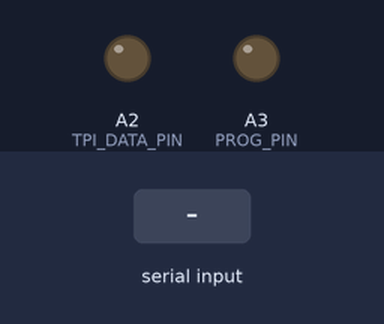
A sketch run on a simulated Arduino Uno, built with avr-gcc and run on an emulated ATmega328P. Parts: output pins drawn as LEDs (lit = HIGH). The test bench sets the inputs (shaded band). Pins used as bus, display or sensor lines are not drawn; what the sketch prints to the serial monitor is not drawn.

Above: at 1.2 s.
1.3 s: "S90\n" received over Serial
At 2.6 s:
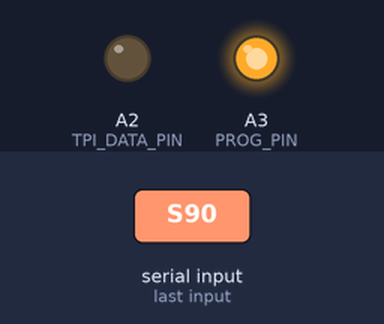
2.9 s: "X90\n" received over Serial
At 3.17 s:
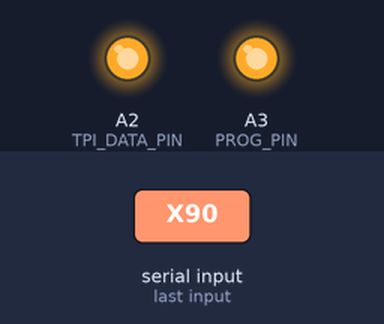
4.7 s: "R90\n" received over Serial
At 6.3 s:
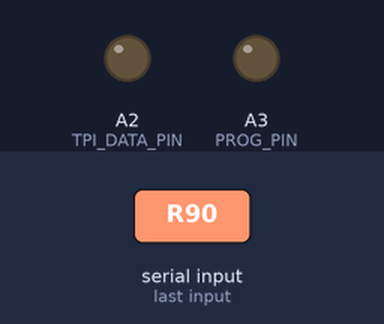
6.6 s: "S" received over Serial
At 7.9 s:
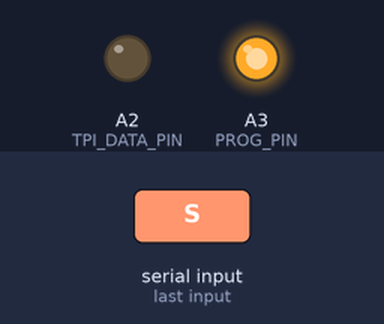
8.2 s: "R,45\n" received over Serial
At 9.1 s:
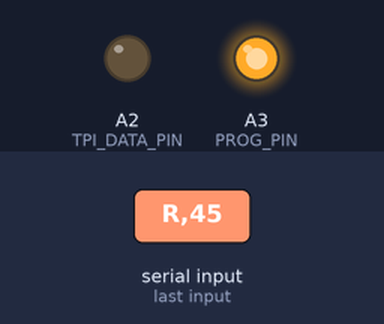
10.1 s: "X" received over Serial
At 11.4 s:
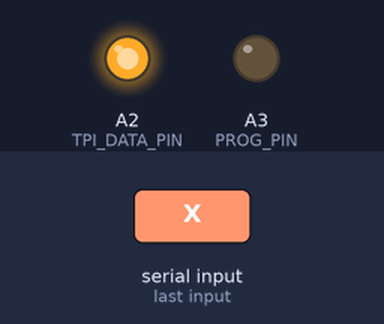
Timing chart, 0 to 12.9 s (numbered marks = the images above; inputs shaded):
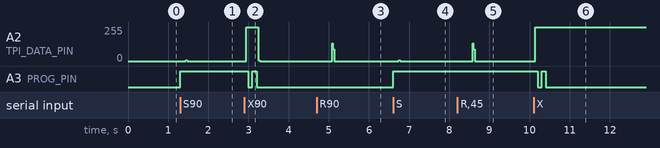

The sketch:

attiny10prog.ino
```cpp
#define RST_PIN A5
#define PROG_PIN A3
#define TPI_CLK_PIN A1
#define TPI_DATA_PIN A2
#define RST_LOW_PIN A4

#define OP_SKEY    0b11100000
#define OP_SLDCS   0b10000000
#define OP_SSTCS   0b11000000
#define OP_SIN     0b00010000
#define OP_SOUT    0b10010000
#define OP_SSTPR_L 0b01101000
#define OP_SSTPR_H 0b01101001
#define OP_SLD     0b00100000
#define OP_SST     0b01100000

const unsigned char NVM_KEY[] = {0x12, 0x89, 0xAB, 0x45, 0xCD, 0xD8, 0x88, 0xFF};

void tpi_try_enable(char reset) {
  digitalWrite(RST_PIN, reset);
  for (int i = 0; i < 16; i++) {
    tpi_send_bit(1);
  }
}

void tpi_send_bit(unsigned char c) {
  digitalWrite(TPI_CLK_PIN, 0);
  digitalWrite(TPI_DATA_PIN, c);
  digitalWrite(TPI_CLK_PIN, 1);
}

void tpi_clock_pulse() {
  digitalWrite(TPI_CLK_PIN, 0);
  digitalWrite(TPI_CLK_PIN, 1);
}

void tpi_send(unsigned char c) {
  digitalWrite(TPI_CLK_PIN, 0);
  tpi_send_bit(0);
  char parity = 0;
  for (int i = 0; i < 8; i++) {
    char nextbit = c & (1 << i) ? 1 : 0;
    parity ^= nextbit;
    tpi_send_bit(nextbit);
  }

  tpi_send_bit(parity);
  tpi_send_bit(1);
  tpi_send_bit(1);
  digitalWrite(TPI_CLK_PIN, 0);
  digitalWrite(TPI_DATA_PIN, 1);
}

unsigned char tpi_get() {
  pinMode(TPI_DATA_PIN, INPUT);
  tpi_clock_pulse();
  tpi_clock_pulse();
  tpi_clock_pulse();
  unsigned char out = 0;
  unsigned char parity = 0;
  for (int i = 0; i < 8; i++) {
    tpi_clock_pulse();
    char c = digitalRead(TPI_DATA_PIN);
    parity ^= c;
    out |= (c << i);
  }
  tpi_clock_pulse();
  parity ^= digitalRead(TPI_DATA_PIN);
  tpi_clock_pulse();
  tpi_clock_pulse();
  pinMode(TPI_DATA_PIN, OUTPUT);
  return out;
}

void enable_nvm() {
  tpi_send(OP_SKEY);
  for (int i = 0; i < 8; i++) {
    tpi_send(NVM_KEY[7-i]);
  }
  tpi_send(OP_SLDCS | 0x0);
  if (tpi_get() != 2) {
    Serial.println("Failed to enable NVM programming");
  }
}

char set_no_extra_get_stuff() {
  tpi_send(OP_SSTCS | 0x02);
  tpi_send(0x7);
  tpi_send(OP_SLDCS | 0x02);
  return tpi_get() == 0b111;
}

unsigned char serial_in_addr_to_op_code(unsigned char opcode, unsigned char addr) {
  return (opcode | ((addr & 0b110000) << 1)) | (addr & 0b1111);
}

unsigned char read_io(unsigned char addr) {
  tpi_send(serial_in_addr_to_op_code(OP_SIN, addr));
  return tpi_get();
}

void write_io(unsigned char addr, unsigned char val) {
  tpi_send(serial_in_addr_to_op_code(OP_SOUT, addr));
  tpi_send(val);
}

void pointer_load(unsigned int addr) {
  unsigned char high = addr >> 8;
  unsigned char low = addr & 0xFF;
  tpi_send(OP_SSTPR_L);
  tpi_send(low);
  tpi_send(OP_SSTPR_H);
  tpi_send(high);
}

unsigned char data_read(char inc) {
  tpi_send(OP_SLD | (inc ? 0b100 : 0));
  return tpi_get();
}

unsigned char data_write(char inc, unsigned char data) {
  tpi_send(OP_SST | (inc ? 0b100 : 0));
  tpi_send(data);
}

void set_rstdisbl(char val) {
  write_io(0x33, 0x14); // should erase next section we write to
  pointer_load(0x3F41);
  data_write(0, 0);
  wait_nvm_ready();
  if (val) {
    pointer_load(0x3F40);
    write_flash(0b11111110, 0xFF);
  }
}

volatile void wait_nvm_ready() {
  unsigned char res = 1;
  while (res) {
    res = read_io(0x32);
  }
}

void erase_chip() {
  write_io(0x33, 0x10); // should erase ship
  pointer_load(0x4001);
  data_write(0, 0);
  wait_nvm_ready();
}

void write_flash(unsigned char lower, unsigned char upper) {
  // does not load address, increments address +2
  // use pointer_load for that
  write_io(0x33, 0x1D);
  data_write(1, lower);
  data_write(1, upper);
  wait_nvm_ready();
}


void start() {
  digitalWrite(TPI_DATA_PIN, 0);
  digitalWrite(PROG_PIN, 1);
  delay(100);

  tpi_try_enable(0);
  char ok = set_no_extra_get_stuff();
  if (!ok) {
    tpi_try_enable(1);
    ok = set_no_extra_get_stuff();
    if (!ok) {
      Serial.print("Failed to init tpi");
      return;
    }
  }
  enable_nvm();
  erase_chip();
  pointer_load(0x4000);
}

void finish() {
  tpi_send(OP_SSTCS | 0x0);
  tpi_send(0);
  delay(100);
  digitalWrite(PROG_PIN, 0);
  delay(100);
  digitalWrite(PROG_PIN, 1);
  delay(100);
  digitalWrite(PROG_PIN, 0);
}

void dump_mem() {
  pointer_load(0x4000);
  for (int i = 0; i < 1024; i++) {
    unsigned char c = data_read(1);
    if (c < 16) {
      Serial.print("0");
    }
    Serial.print(c, HEX);
  }
}

void setup() {
  pinMode(RST_PIN, OUTPUT);
  pinMode(PROG_PIN, OUTPUT);
  pinMode(TPI_CLK_PIN, OUTPUT);
  pinMode(TPI_DATA_PIN, OUTPUT);
  Serial.begin(115200);
}

unsigned char buf[4];
int i = 0;

unsigned char to_char(unsigned char c) {
  if (c <= '9') {
    return c - '0';
  }
  return 10 + c - 'A';
}

unsigned char to_byte(unsigned char c1, unsigned char c2) {
  return 16 * to_char(c1) + to_char(c2);
}

void loop() {
  if (Serial.available() > 0) {
    char com = Serial.read();
    Serial.write(com);

    if (com == 'S') {
      start();
      i = 0;
    } else if (com == 'V') {
      set_rstdisbl(1);
    } else if (com == 'v') {
      set_rstdisbl(0);
    } else if (com == 'X') {
      finish();
    } else if (com == 'R') {
      dump_mem();
      pointer_load(0x4000);
    } else {
      buf[i++] = com;
      if (i == 4) {
        write_flash(to_byte(buf[0], buf[1]), to_byte(buf[2], buf[3]));
        i = 0;
      }
    }
  }
}
```

Measured:
- after the input at 1.3 s, A2 (TPI_DATA_PIN): 0/255 → 6/255 after 0.14 s, → 0/255 0.04 s later; A3 (PROG_PIN): LOW → HIGH at once
- after the input at 2.9 s, A2 (TPI_DATA_PIN): 0/255 → 255/255 at once, → 0/255 0.30 s later; A3 (PROG_PIN): HIGH → LOW after 0.10 s, → HIGH 0.10 s later, → LOW 0.10 s later
- after the input at 4.7 s, A2 (TPI_DATA_PIN): 0/255 → 132/255 after 0.39 s, → 88/255 0.01 s later, → 0/255 0.04 s later
- after the input at 6.6 s, A2 (TPI_DATA_PIN): 0/255 → 6/255 after 0.14 s, → 0/255 0.04 s later; A3 (PROG_PIN): LOW → HIGH at once
- after the input at 8.2 s, A2 (TPI_DATA_PIN): 0/255 → 133/255 after 0.39 s, → 89/255 0.01 s later, → 0/255 0.04 s later
- after the input at 10.1 s, A2 (TPI_DATA_PIN): 0/255 → 255/255 at once; A3 (PROG_PIN): HIGH → LOW after 0.10 s, → HIGH 0.10 s later, → LOW 0.10 s later
